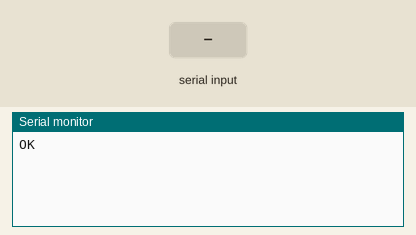
Simulated run of this sketch. Board: Arduino Uno, built with avr-gcc and run on an emulated ATmega328P. Shown: the last lines printed to the serial monitor. Inputs (shaded band) come from the test bench. The modem accepts every AT command (registered, SIM ready, sends succeed) and sends nothing else.

Above: at 10.8 s.
10.9 s: "1" received over the second serial link
At 21.2 s:
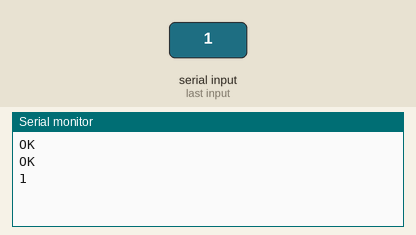
21.5 s: "0" received over the second serial link
27.5 s: "2" received over the second serial link
At 30.9 s:
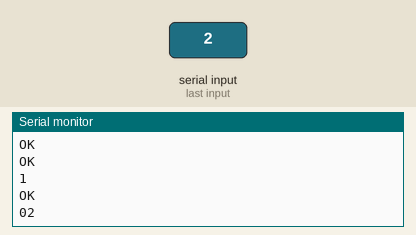

The sketch:

ari_ari_sim900.ino
```cpp
/*
Se in rubrica non c'e' la posizione 185
ossia la prima posizione vuota risponde cosi
AT+CPBR=185,185

OK
Se voglio vedere dalla 1 alla 1
AT+CPBR=1,1

+CPBR: 1,"3312229982",129,"A Cancello casa"
OK
Se voglio vedere dalla 1 alla 3
AT+CPBR=1,3

+CPBR: 1,"3312229982",129,"A Cancello casa"
+CPBR: 2,"3318967748",129,"A Cancello luci"
+CPBR: 3,"42202",129,"Aggiorna SIM"
OK
Se voglio vedere dalla 2 alla 2
AT+CPBR=2,2

+CPBR: 2,"3318967748",129,"A Cancello luci"
OK
 */
 #include <SoftwareSerial.h>

SoftwareSerial GPRS(7, 8); //Seriale simulata per comunicare col modem

unsigned char buffer[64]; // buffer per i dati scambiati sulla seriale
int count=0;              // contatore dati nel buffer

void setup()
{
  GPRS.begin(9600);   // Baudrate di default del modem SIM900
  Serial.begin(9600); // Baudrate della seriale di Arduino
}

void loop()
{
  if (GPRS.available())  // Se ci sono dati sulla seriale simulata (il modem ci invia dati)
  {
    while(GPRS.available()) // Finché ci sono dati disponibili
    {
      buffer[count++]=GPRS.read(); // Inserisce i byte nel buffer
      if(count == 64)break;
    }
    Serial.write(buffer,count);  // Scrive i dati ricevuti sulla seriale di Arduino
    clearBufferArray();  // Svuota il buffer
    count = 0;
   }
  //if (Serial.available()) // Se ci sono dati sulla seriale di Arduino
    GPRS.write("AT+CMGL=\"REC READ\"\r"); // Inviamo i dati al modem
    delay(10000);
}
void clearBufferArray() // Funzione di supporto per svuotare il buffer
{
  for (int i=0; i<count;i++)
      buffer[i]=NULL;
}
```

Measured:
- after the input at 10.9 s, the serial monitor: prints a new line after 9.1 s (image 1)
- after the input at 27.5 s, the serial monitor: prints a new line after 2.6 s (image 2)
